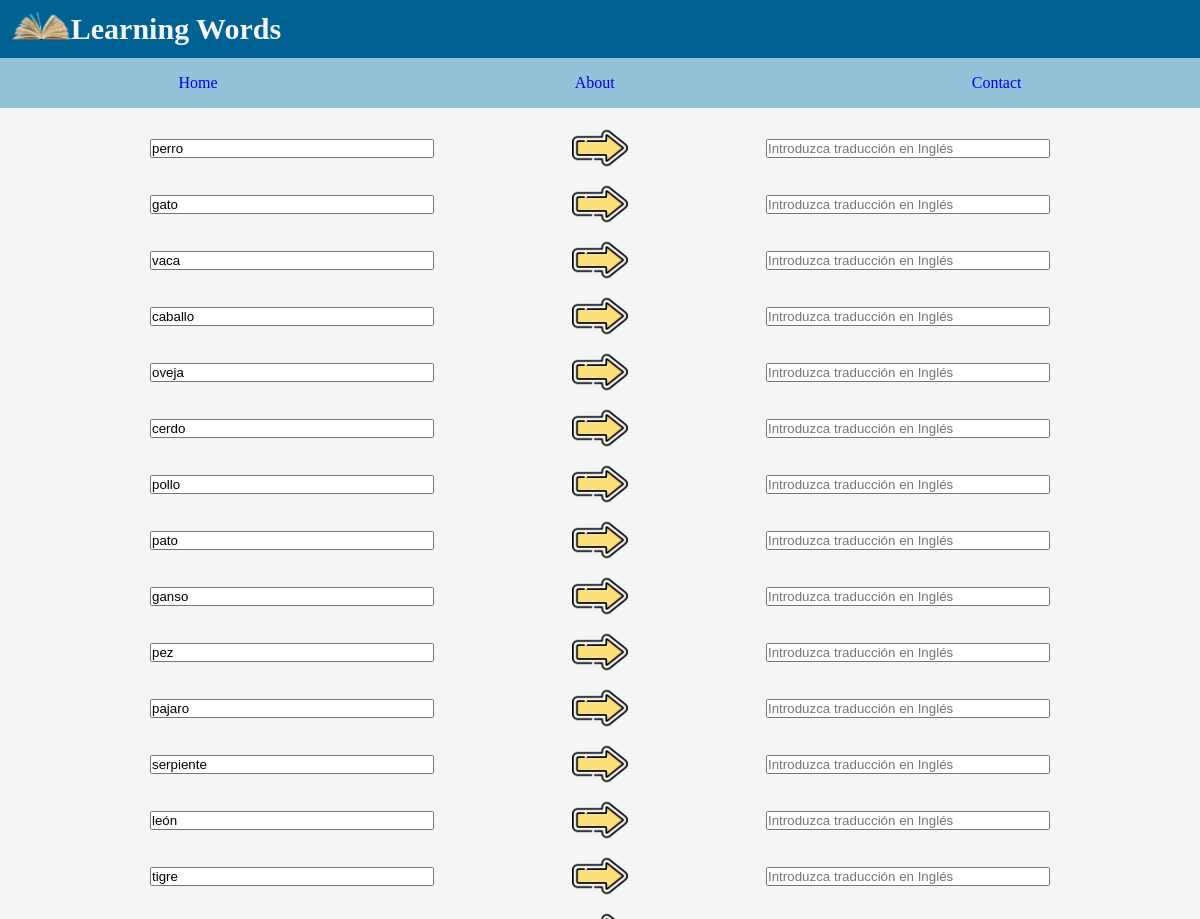
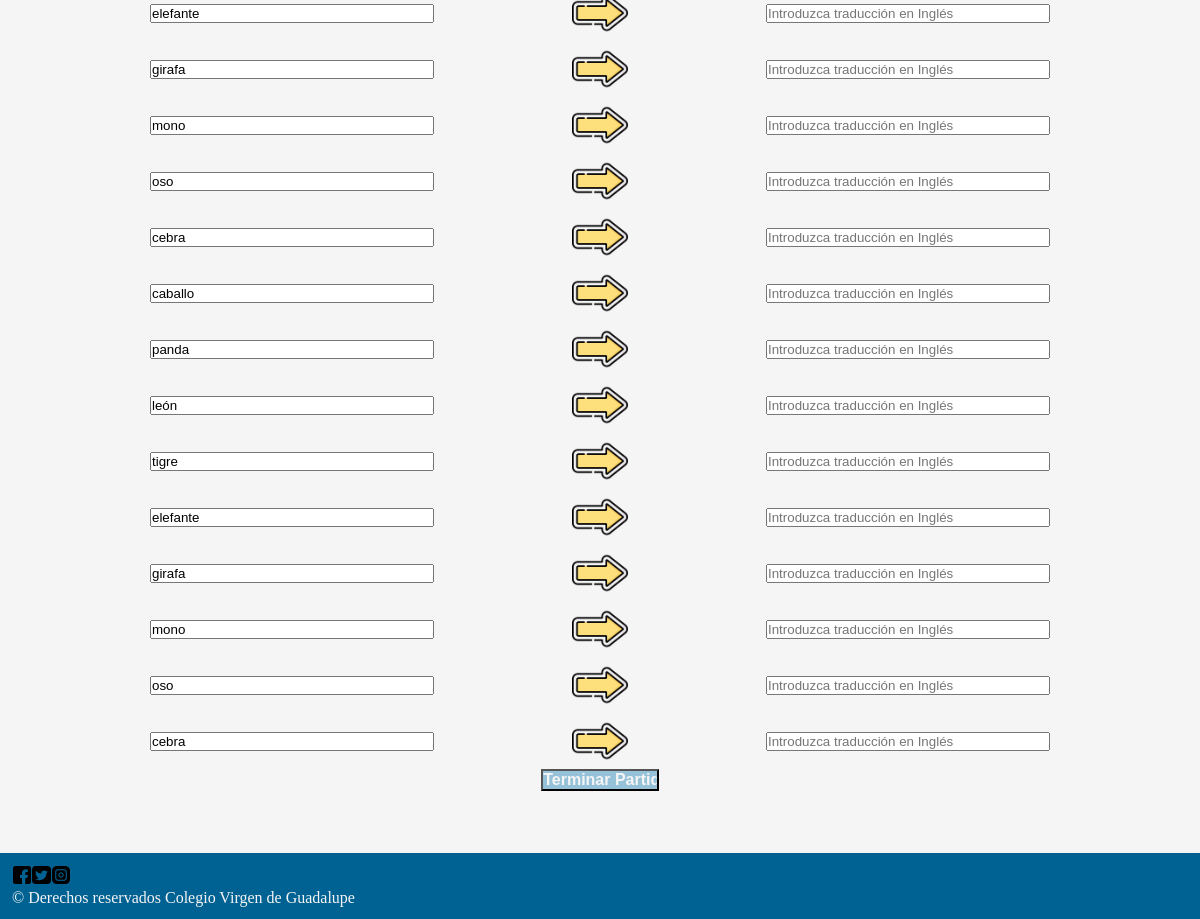
Screenshot of /src/views/game.php?nombre=Animales with the database file from the repository (2 pictures, top to bottom).
### tables this page shows
CREATE TABLE palabras(
    idPalabra smallint unsigned not null auto_increment primary key,
    palabraIngles varchar(100) not null,
    palabraEspanol varchar(100) not null,
    idTipo tinyint unsigned not null,
    CONSTRAINT fk_tipos FOREIGN KEY (idTipo) REFERENCES tipos(idTipo)
);

### src/php/controller/controller.php (called while the page is built, shortened)
<?php
    class Controller{
        public $modelo;
        function __construct(){
            require_once __DIR__. '/../model/model.php';
            $this->modelo=new Model();
        }
        function cogerPalabras($nombre){
            $palabras=$this->modelo->captarPalabras($nombre);
            return $palabras;
        }
    }
?>

### src/php/model/model.php (called while the page is built, shortened)
<?php
    class Model{
        public $conexion;
        function __construct(){
            $this->conexion=new mysqli(HOSTNAME,USERNAME,PASSWORD,DATABASE);
        }
        function captarPalabras($nombre){
            $sql="SELECT * FROM palabras WHERE idTipo=(SELECT idTipo FROM tipos where nombreTipo='$nombre');";
            $resultado=$this->conexion->query($sql);
            return $resultado;
        }
    }
?>

### src/views/game.php (the view, shortened to what this page needs)
<?php
    require_once __DIR__. '/../php/controller/controller.php';
    $controlador=new Controller();
    $nombre=$_GET['nombre'];
    $resultado=$controlador->cogerPalabras($nombre);
?>
<!DOCTYPE html>
<html lang="es">
    <head>
        <link rel="stylesheet" href="../css/style.css">
    </head>
    <body>
        <header>
            <div class="container">
                <div class="img">
                    <img src="../img/librooriginal.png">
                </div>
                <div class="title">
                    <h1>Learning Words</h1>
                </div>
            </div>
        </header>
        <nav>
            <ul>
                <li><a href="../index.html">Home</a></li>
                <li><a href="about.html">About</a></li>
                <li><a href="contact.html">Contact</a></li>
            </ul>
        </nav>
        <main>
            <div class="game">
                <form action="#" method="post">
                    <?php
                        $i=0;
                        while($fila=$resultado->fetch_assoc()){
                            echo "
                                <div class='word'>
                                    <div class='wordSpanish'>
                                        <input type='text' name='wordSpanish".$i."' id='wordSpanish' placeholder='Introduzca traduccion en Español' value=". $fila['palabraEspanol'] ." readonly>
                                    </div>
                                    <div class='arrow'>
                                        <img src='../img/flecha.png'>
                                    </div>
                                    <div class='wordEnglish'>
                                        <input type='text' name='wordEnglish".$i."' id='wordEnglish' placeholder='Introduzca traducción en Inglés'>
                                    </div>
                                </div>
                            ";
                            $i++;
                        }
                    ?>
                    <input type="submit" value="Terminar Partida" name="terminar" id="terminar">
                </form>
            </div>
        </main>
        <footer>
            <div class="socialmedias">
                <a href="#"><img src="../img/facebook.png"></a>
                <a href="#"><img src="../img/twitter.png"></a>
                <a href="#"><img src="../img/instagram.png"></a>
            </div>
            <p>&copy; Derechos reservados Colegio Virgen de Guadalupe</p>
        </footer>
    </body>
</html>

### src/css/style.css (style rules this page uses)
* { margin: 0; padding: 0; }
body { background: #f5f5f5; }
header { width: 98%; height: auto; background: #006293; box-shadow: 0 0 5px #ccc; padding: 1%; }
header h1 { font-size: 30px; font-weight: bold; color: #f5f5f5; }
img { width: 100%; height: auto; }
.container { width:100%; height: auto; display: flex; flex-direction: row; }
.img { width: 5%; height: auto; }
.title { width: 85%; height: auto; margin: 0; }
nav { width: 100%; height: 50px; background-color: #95c2d9; }
nav ul { width: 100%; height: 50px; list-style-type: none; display: flex; flex-direction: row; justify-content: space-around; align-items: center; }
nav ul li { width:auto; height: 50px; flex-grow: 1; display: flex; }
nav ul li a { width:100%; height: 50px; text-decoration: none; display: flex; justify-content: center; align-items: center; }
main { width: 98%; height: auto; padding: 1%; display: flex; flex-direction: column; }
main div { width:100%; height: auto; display: flex; flex-direction: row; align-items: center; justify-content: center; }
footer { width: 98%; height: auto; padding:1%; background-color: #006293; color:#f5f5f5; margin-top: 50px; }
.socialmedias { width: 5%; height: auto; display: flex; flex-direction: row; justify-content: space-around; align-items: center; }
.socialmedias a { margin: 1%; }
.game form { width: 100%; height: auto; display: flex; flex-direction: column; align-items: center; }
.game form div { flex-grow: 1; }
.arrow { width: 10%; height: auto; }
input[type="text"] { width:50%; height: auto; }
input[type="submit"] { width: 10%; height: auto; background-color: #95c2d9; color: #f5f5f5; font-weight: bold; font-size: 1rem; cursor: pointer; }

### rows the page displays
palabras: palabraEspanol "perro"
palabras: palabraEspanol "gato"
palabras: palabraEspanol "vaca"
palabras: palabraEspanol "caballo"
palabras: palabraEspanol "oveja"
palabras: palabraEspanol "cerdo"
palabras: palabraEspanol "pollo"
palabras: palabraEspanol "pato"
palabras: palabraEspanol "ganso"
palabras: palabraEspanol "pez"
palabras: palabraEspanol "pajaro"
palabras: palabraEspanol "serpiente"
palabras: palabraEspanol "león"
palabras: palabraEspanol "tigre"
palabras: palabraEspanol "elefante"
palabras: palabraEspanol "girafa"
palabras: palabraEspanol "mono"
palabras: palabraEspanol "oso"
palabras: palabraEspanol "cebra"
palabras: palabraEspanol "caballo"
palabras: palabraEspanol "panda"
palabras: palabraEspanol "león"
palabras: palabraEspanol "tigre"
palabras: palabraEspanol "elefante"
palabras: palabraEspanol "girafa"
palabras: palabraEspanol "mono"
palabras: palabraEspanol "oso"
palabras: palabraEspanol "cebra"
